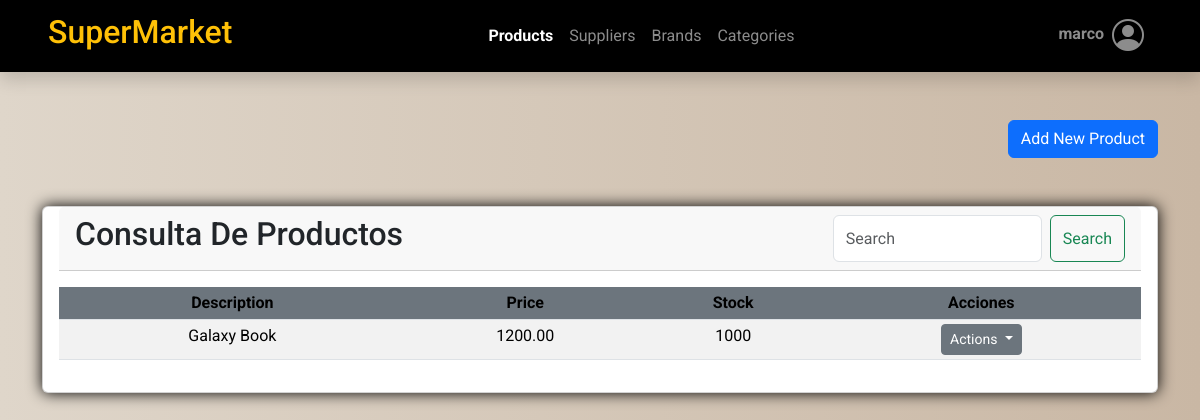
The page /products/ (signed in) on the database its author committed.
### ventas/models.py (models this page shows, shortened)
class Company(models.Model):
    business_name = models.CharField(max_length=100)
    ruc = models.BigIntegerField(unique=True)  # BigIntegerField si el RUC puede ser un número grande

class Product(models.Model):
    class Status(models.TextChoices):
        STORE = 'RS', 'Rio Store'
        FERRISARITO = 'FS', 'Ferrisariato'
        COMISARIATO = 'CS', 'Comisariato'
    description = models.CharField('Articulo',max_length=100)
    cost=models.DecimalField('Costo Producto',max_digits=10,decimal_places=2,default=Decimal('0.0'))
    price=models.DecimalField('Precio',max_digits=10,decimal_places=2,default=Decimal('0.0'))
    stock=models.IntegerField(default=100,help_text="Stock debe estar en 0 y 10000 unidades",verbose_name='Stock')
    iva = models.IntegerField(verbose_name='IVA', choices=((0,'0%'),(5,'5%'),(15,'15%')), default=15)
    expiration_date = models.DateTimeField('Fecha Caducidad',default=timezone.now)
    brand = models.ForeignKey(Brand,on_delete=models.CASCADE,related_name='product',verbose_name='Marca')
    user = models.ForeignKey(User,on_delete=models.CASCADE)
    supplier = models.OneToOneField(Supplier,on_delete=models.CASCADE,verbose_name='Proveedor')
    categories = models.ManyToManyField('Category',verbose_name='Categoria')
    line = models.CharField('Linea',max_length=2,choices=Status.choices,default=Status.COMISARIATO)
    image = models.ImageField(upload_to='products/',blank=True,null=True,default='products/product.png')
    created = models.DateTimeField(auto_now_add=True)
    updated = models.DateTimeField(auto_now=True)
    state = models.BooleanField('Activo', default = True)
    objects = models.Manager()  # Manager predeterminado
    active_products = ActiveProductManager()  #
    class Meta:
        verbose_name = 'Producto'
        verbose_name_plural = 'Productos'
        ordering = ['description']
        indexes = [models.Index(fields=['description']),]

### ventas/views.py (the view, shortened to what this page needs)
# urls.py: path('products/', views.products, name='products'),
def products(request):
    products = Product.objects.all().order_by('id')
    brands = Brand.objects.all()
    categories = Category.objects.all()
    suppliers = Supplier.objects.all()
    status_choices = Product.Status.choices
    if request.method == 'GET':
        query = request.GET.get('q')
        if query:
            products = products.filter(description__icontains=query)
        data = {
            "title1": "Productos",
            "title2": "Consulta De Productos",
            'form': ProductForm(),
            'products': products,
            'company': company,
            'brands': brands,
            'categories': categories,
            'suppliers': suppliers,
            'status_choices': status_choices,
            'expiration_date': datetime.now().strftime('%Y-%m-%d T %H:%M')
        }
        return render(request, 'ventas/products/products.html', data)

### ventas/forms.py
class ProductForm(ModelForm):
    class Meta:
        model = Product
        fields = ['description', 'price', 'stock', 'brand', 'categories',
                  'line', 'supplier', 'expiration_date', 'image', 'state']

### templates/ventas/products/products.html (shortened to what this page needs)
{% extends 'base.html' %}
{% load static %}
{% block content %}
<div class="container mt-5">
    <div class="row">
        <div class="col text-end">
            <button type="button" class="btn btn-primary" data-bs-toggle="modal" data-bs-target="#modalCrearProducto">
                Add New Product
            </button>
        </div>
    </div>
    <div class="row">
        <div class="col">
            <div class="card text-center my-5">
                <div class="card-header d-flex justify-content-between mx-3">
                    <h2>{{title2}}</h2>
                    <form class="d-flex" role="search">
                        <input class="form-control me-2" type="search" name="q" id="search-input" placeholder="Search"
                            aria-label="Search" value="{{ request.GET.q }}">
                        <button class="btn btn-outline-success" type="submit" id="search-button">Search</button>
                    </form>
                </div>
                <div class="card-body">
                    <div class="table">
                        <table class="table table-striped text-center table-sm">
                            <thead>
                                <tr>
                                    <th class="bg-secondary">Description</th>
                                    <th class="bg-secondary">Price</th>
                                    <th class="bg-secondary">Stock</th>
                                    <th class="bg-secondary">Acciones</th>
                                </tr>
                            </thead>
                            <tbody>
                                {% for product in products %}
                                <tr>
                                    <td class="text-center">{{ product.description }}</td>
                                    <td class="text-center">{{ product.price }}</td>
                                    <td class="text-center">{{ product.stock }}</td>
                                    <td class="text-center">
                                        <div class="dropdown-center">
                                            <button class="btn btn-secondary btn-sm dropdown-toggle" type="button"
                                                data-bs-toggle="dropdown" aria-expanded="false">
                                                Actions
                                            </button>
                                        </div>
                                    </td>
                                </tr>
                                {% endfor %}
                            </tbody>
                        </table>
                    </div>
                </div>
            </div>
        </div>
    </div>
</div>
{% endblock content %}

### templates/base.html (shortened to what this page needs)
<!doctype html>
<html lang="en">
<head>
    {% load static %}
    <link href="https://cdn.jsdelivr.net/npm/bootstrap@5.3.3/dist/css/bootstrap.min.css" rel="stylesheet"
>
    <link rel="stylesheet" href="https://cdn.jsdelivr.net/npm/bootstrap-icons@1.10.5/font/bootstrap-icons.css">
    <link rel="stylesheet" type="text/css" href="{% static 'css/main.css' %}">
</head>
<body>
    <header id="header" class="shadow">
        <nav class="navbar navbar-expand-lg bg-black navbar-dark sticky-top justify-content-between" id="nav">
            <a href="#" class="navbar-brand mx-5">
                <h2 class="text-warning">{{ company.business_name }}</h2>
            </a>
            <div class="collapse navbar-collapse flex-grow-0 mx-5" id="contenido-nav">
                <ul class="navbar-nav">
                    <li class="nav-item">
                        <a href="{% url 'ventas:products' %}"
                            class="nav-link {% if '/products/' in request.path %}active fw-bold{% endif %}">
                            Products
                        </a>
                    </li>
                    <li class="nav-item">
                        <a href="{% url 'ventas:suppliers' %}"
                            class="nav-link {% if '/suppliers/' in request.path %}active fw-bold{% endif %}">
                            Suppliers
                        </a>
                    </li>
                    <li class="nav-item">
                        <a href="{% url 'ventas:brands' %}"
                            class="nav-link {% if '/brands/' in request.path %}active fw-bold{% endif %}">
                            Brands
                        </a>
                    </li>
                    <li class="nav-item">
                        <a href="{% url 'ventas:categories' %}"
                            class="nav-link {% if '/categories/' in request.path %}active fw-bold{% endif %}">
                            Categories
                        </a>
                    </li>
                </ul>
            </div>
            <div class="collapse navbar-collapse flex-grow-0 mx-5" id="contenido-nav">
                <ul class="navbar-nav">
                    <li class="nav-item dropdown">
                        <div class="btn-group">
                            <a href="#" class="nav-link dropdown fs-3 d-flex align-items-center" id="btn-dropdown-informacion"
                                data-bs-toggle="dropdown" aria-haspopup="true" aria-expanded="true">
                                <div class="d-flex flex-column me-2 fw-bolder">
                                    {% if user.is_authenticated %}
                                    <span class="fs-6">{{ user.username }}</span>
                                    {% else %}
                                    <span>Guest</span>
                                    {% endif %}
                                </div>
                                <i class="bi bi-person-circle"></i>
                            </a>
                        </div>
                    </li>
                </ul>
            </div>
        </nav>
    </header>
    <main id="content">
        {% block content %}{% endblock content %}
    </main>
</body>
</html>

### static/css/main.css (style rules this page uses)
body { font-family: 'Roboto', sans-serif; margin: 0; padding: 0; color: #333333; background: linear-gradient(to right, rgb(231, 200, 170), rgb(223, 214, 202) 0%, #c9b7a4 100%); }
.card { box-shadow: 0 0 15px 0 black; }
.nav-link.dropdown { display: flex; align-items: center; padding: 0; }
.nav-link.dropdown .bi-person-circle { font-size: 2rem; }
.nav-link.dropdown .flex-column { display: flex; flex-direction: column; align-items: flex-start; margin-top: -4px; }

### rows shown on the page
Company: business_name "SuperMarket"
Product: description "Galaxy Book", price "1200.00", stock "1000"

### other values the page prints
{{ user.username }} "marco"
{{ title2 }} "Consulta De Productos"
